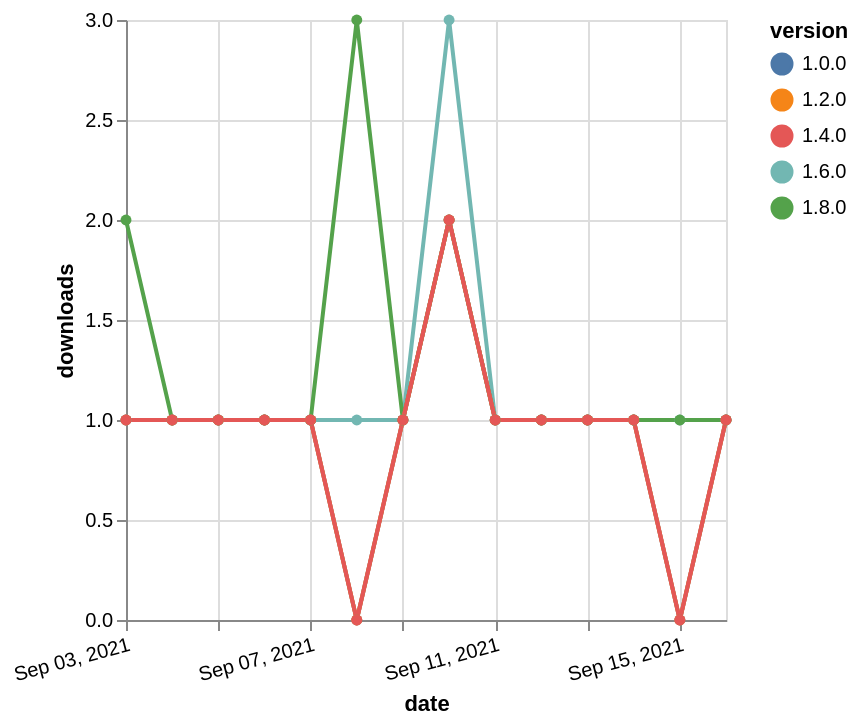

Describe this chart as a Vega-Lite specification.
### Vega-Lite specification from a JSON file in a GitHub repository (floating-point values rounded to 4 significant figures)
{"$schema": "https://vega.github.io/schema/vega-lite/v5.json", "description": "A simple bar chart with embedded data.", "data": {"values": [{"date": "2021-09-03", "total": 210, "delta": 1, "version": "1.6.0"}, {"date": "2021-09-04", "total": 211, "delta": 1, "version": "1.6.0"}, {"date": "2021-09-05", "total": 212, "delta": 1, "version": "1.6.0"}, {"date": "2021-09-06", "total": 213, "delta": 1, "version": "1.6.0"}, {"date": "2021-09-07", "total": 214, "delta": 1, "version": "1.6.0"}, {"date": "2021-09-08", "total": 215, "delta": 1, "version": "1.6.0"}, {"date": "2021-09-09", "total": 216, "delta": 1, "version": "1.6.0"}, {"date": "2021-09-10", "total": 219, "delta": 3, "version": "1.6.0"}, {"date": "2021-09-11", "total": 220, "delta": 1, "version": "1.6.0"}, {"date": "2021-09-12", "total": 221, "delta": 1, "version": "1.6.0"}, {"date": "2021-09-13", "total": 222, "delta": 1, "version": "1.6.0"}, {"date": "2021-09-14", "total": 223, "delta": 1, "version": "1.6.0"}, {"date": "2021-09-15", "total": 224, "delta": 1, "version": "1.6.0"}, {"date": "2021-09-16", "total": 225, "delta": 1, "version": "1.6.0"}, {"date": "2021-09-03", "total": 131, "delta": 2, "version": "1.8.0"}, {"date": "2021-09-04", "total": 132, "delta": 1, "version": "1.8.0"}, {"date": "2021-09-05", "total": 133, "delta": 1, "version": "1.8.0"}, {"date": "2021-09-06", "total": 134, "delta": 1, "version": "1.8.0"}, {"date": "2021-09-07", "total": 135, "delta": 1, "version": "1.8.0"}, {"date": "2021-09-08", "total": 138, "delta": 3, "version": "1.8.0"}, {"date": "2021-09-09", "total": 139, "delta": 1, "version": "1.8.0"}, {"date": "2021-09-10", "total": 141, "delta": 2, "version": "1.8.0"}, {"date": "2021-09-11", "total": 142, "delta": 1, "version": "1.8.0"}, {"date": "2021-09-12", "total": 143, "delta": 1, "version": "1.8.0"}, {"date": "2021-09-13", "total": 144, "delta": 1, "version": "1.8.0"}, {"date": "2021-09-14", "total": 145, "delta": 1, "version": "1.8.0"}, {"date": "2021-09-15", "total": 146, "delta": 1, "version": "1.8.0"}, {"date": "2021-09-16", "total": 147, "delta": 1, "version": "1.8.0"}, {"date": "2021-09-03", "total": 207, "delta": 1, "version": "1.0.0"}, {"date": "2021-09-04", "total": 208, "delta": 1, "version": "1.0.0"}, {"date": "2021-09-05", "total": 209, "delta": 1, "version": "1.0.0"}, {"date": "2021-09-06", "total": 210, "delta": 1, "version": "1.0.0"}, {"date": "2021-09-07", "total": 211, "delta": 1, "version": "1.0.0"}, {"date": "2021-09-08", "total": 211, "delta": 0, "version": "1.0.0"}, {"date": "2021-09-09", "total": 212, "delta": 1, "version": "1.0.0"}, {"date": "2021-09-10", "total": 214, "delta": 2, "version": "1.0.0"}, {"date": "2021-09-11", "total": 215, "delta": 1, "version": "1.0.0"}, {"date": "2021-09-12", "total": 216, "delta": 1, "version": "1.0.0"}, {"date": "2021-09-13", "total": 217, "delta": 1, "version": "1.0.0"}, {"date": "2021-09-14", "total": 218, "delta": 1, "version": "1.0.0"}, {"date": "2021-09-15", "total": 218, "delta": 0, "version": "1.0.0"}, {"date": "2021-09-16", "total": 219, "delta": 1, "version": "1.0.0"}, {"date": "2021-09-03", "total": 197, "delta": 1, "version": "1.2.0"}, {"date": "2021-09-04", "total": 198, "delta": 1, "version": "1.2.0"}, {"date": "2021-09-05", "total": 199, "delta": 1, "version": "1.2.0"}, {"date": "2021-09-06", "total": 200, "delta": 1, "version": "1.2.0"}, {"date": "2021-09-07", "total": 201, "delta": 1, "version": "1.2.0"}, {"date": "2021-09-08", "total": 201, "delta": 0, "version": "1.2.0"}, {"date": "2021-09-09", "total": 202, "delta": 1, "version": "1.2.0"}, {"date": "2021-09-10", "total": 204, "delta": 2, "version": "1.2.0"}, {"date": "2021-09-11", "total": 205, "delta": 1, "version": "1.2.0"}, {"date": "2021-09-12", "total": 206, "delta": 1, "version": "1.2.0"}, {"date": "2021-09-13", "total": 207, "delta": 1, "version": "1.2.0"}, {"date": "2021-09-14", "total": 208, "delta": 1, "version": "1.2.0"}, {"date": "2021-09-15", "total": 208, "delta": 0, "version": "1.2.0"}, {"date": "2021-09-16", "total": 209, "delta": 1, "version": "1.2.0"}, {"date": "2021-09-03", "total": 174, "delta": 1, "version": "1.4.0"}, {"date": "2021-09-04", "total": 175, "delta": 1, "version": "1.4.0"}, {"date": "2021-09-05", "total": 176, "delta": 1, "version": "1.4.0"}, {"date": "2021-09-06", "total": 177, "delta": 1, "version": "1.4.0"}, {"date": "2021-09-07", "total": 178, "delta": 1, "version": "1.4.0"}, {"date": "2021-09-08", "total": 178, "delta": 0, "version": "1.4.0"}, {"date": "2021-09-09", "total": 179, "delta": 1, "version": "1.4.0"}, {"date": "2021-09-10", "total": 181, "delta": 2, "version": "1.4.0"}, {"date": "2021-09-11", "total": 182, "delta": 1, "version": "1.4.0"}, {"date": "2021-09-12", "total": 183, "delta": 1, "version": "1.4.0"}, {"date": "2021-09-13", "total": 184, "delta": 1, "version": "1.4.0"}, {"date": "2021-09-14", "total": 185, "delta": 1, "version": "1.4.0"}, {"date": "2021-09-15", "total": 185, "delta": 0, "version": "1.4.0"}, {"date": "2021-09-16", "total": 186, "delta": 1, "version": "1.4.0"}]}, "width": "container", "mark": {"type": "line", "point": {"filled": true}}, "encoding": {"x": {"field": "date", "type": "temporal", "timeUnit": "yearmonthdate", "title": "date", "axis": {"labelAngle": -15}}, "y": {"field": "delta", "type": "quantitative", "title": "downloads"}, "color": {"field": "version", "type": "nominal"}, "tooltip": {"field": "delta"}}}
